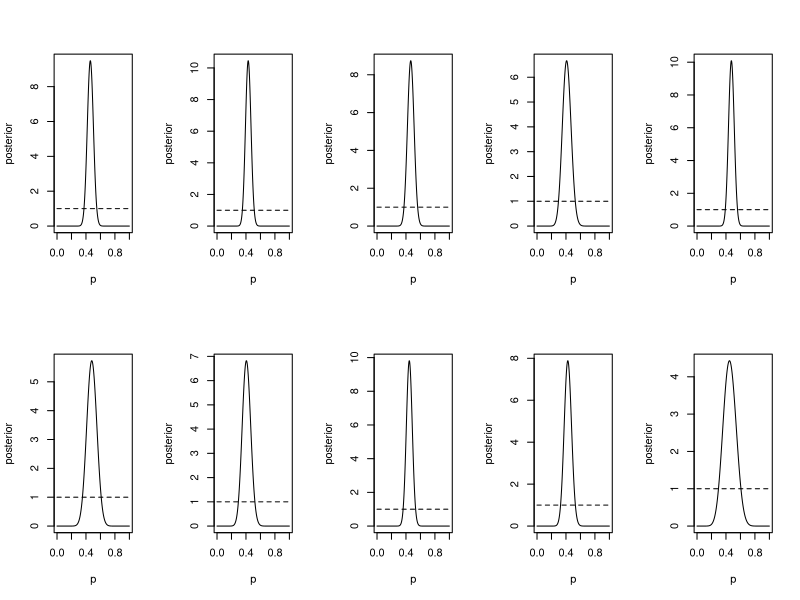
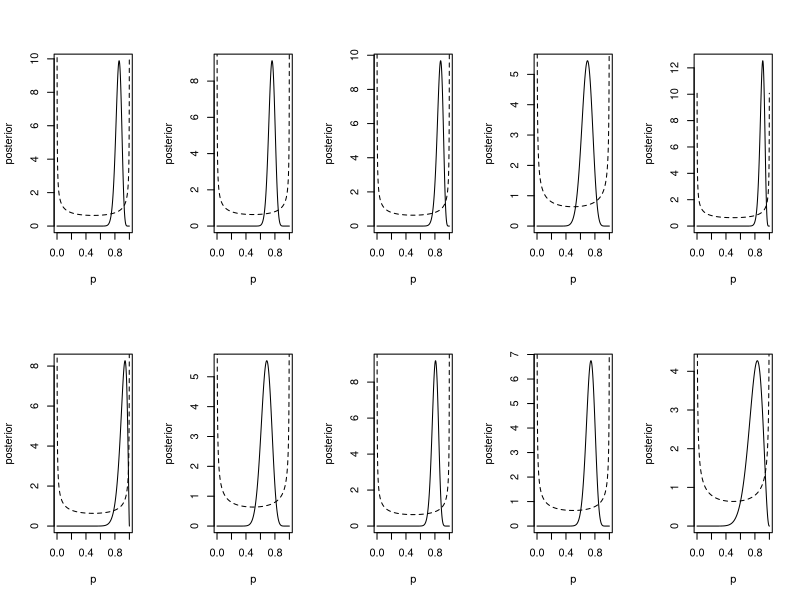

Generate these figures, in order, with R: (Note: this script raises an error after producing the figures.)
#data
##proportion 0.845
# the posterior is theta|Y~Beta(A,B)

#for a uniform distribution is same as beta distribution with parameteres 
#a = 1 and b = 1
a = 1
b = 1

# no of independent trails
N<- c(75,95,63,39,83,26,41,82,54,16)
# no of successes
Y<- c(64,72,55,27,75,24,28,66,40,13)
# vector of probabilities
p <- seq(0,1,0.001)
overall_proportion<- c(0.845,0.847,0.880,0.674,0.909,0.898,0.770,0.801,0.802,0.875)

##Part b -- plotting posteriors
par(mfrow=c(2,5))
for(i in 1:length(N)){
  prior<- dbeta(p,a,b)
  posterior<- dbeta(p,a+Y[i],b+N[i])
  plot(p,posterior,type="l")
  lines(p,prior,type="l",lty=2)
  }

##part c
posterior_mean<-rep(0,10)
post_var<-rep(0,10)
bayes<- rep(0,10)

for (i in 1:length(N)){
  #Mean: E(theta)= a/a+b
  posterior_mean[i]=(a+Y[i])/(a+N[i]+b)
  #variance V(theta)=ab/(a+b)^2*(a+n[i]+b+1))
  post_var[i] = (a+Y[i])*(N[i]-Y[i]+b)/((a+N[i]+b)^2*(a+N[i]+b+1))
  bayes[i] = pbeta(overall_proportion[i],a+Y[i],N[i]-Y[i]+b)
  
  }

summary_beta_1<- data.frame(overall_proportion,Y,N,posterior_mean,post_var,bayes)

summary_beta_1

#part d 

all(overall_proportion==bayes)

####part E
no_of_players = 10
a = 0.5
b = 0.5
post_mean <- rep(0,10)
post_var <- rep(0,10)
bayes <- rep(0,10)
par(mfrow=c(2,5))
for (i in 1:no_of_players) {
  prior <- dbeta(p,a,b)
  posterior <- dbeta(p,a+Y[i],b+N[i]-Y[i])
  plot(p,posterior,type="l")
  lines(p,prior,type='l',lty=2)
}

for (i in 1:length(N)){
  #Mean: E(theta)= a/a+b
  posterior_mean[i]=(a+Y[i])/(a+N[i]+b)
  #variance V(theta)=ab/(a+b)^2*(a+n[i]+b+1))
  post_var[i] = (a+Y[i])*(N[i]-Y[i]+b)/((a+N[i]+b)^2*(a+N[i]+b+1))
  bayes[i] = pbeta(overall_proportion[i],a+Y[i],N[i]-Y[i]+b)
  
}

summary_beta_2 <- data.frame(overall_proportion,Y,N,posterior_mean,post_var,bayes)

summary_beta_2

all(summary_beta_1==summary_beta_2)


###Extra Question

## Extra question
no_of_players=10
# No of independent trials
n <- c(75,95,63,39,83,26,41,82,54,16)
# No of successes
y <- c(64,72,55,27,75,24,28,66,40,13)
A = y+1
B = n-y+1
sample_size = 10000
mat = matrix(0,sample_size,10)

# Generating posterior distribution
for (i in 1:no_of_players) {
  mat[,i] = rbeta(sample_size,A[i],B[i])
}

t = matrix(0, sample_size, 1)

for (i in 1:sample_size) {
  temp_steph = mat[i,6]
  temp_without_steph = c(mat[i,1:5],mat[i,7:10])
  
  if(temp_steph > max(temp_without_steph)){
    temp[i] = 1
  }
}

high_free = sum(temp)/sample_size
# Proportion of times Stephen Curry has the highest free throw %
high_free


  